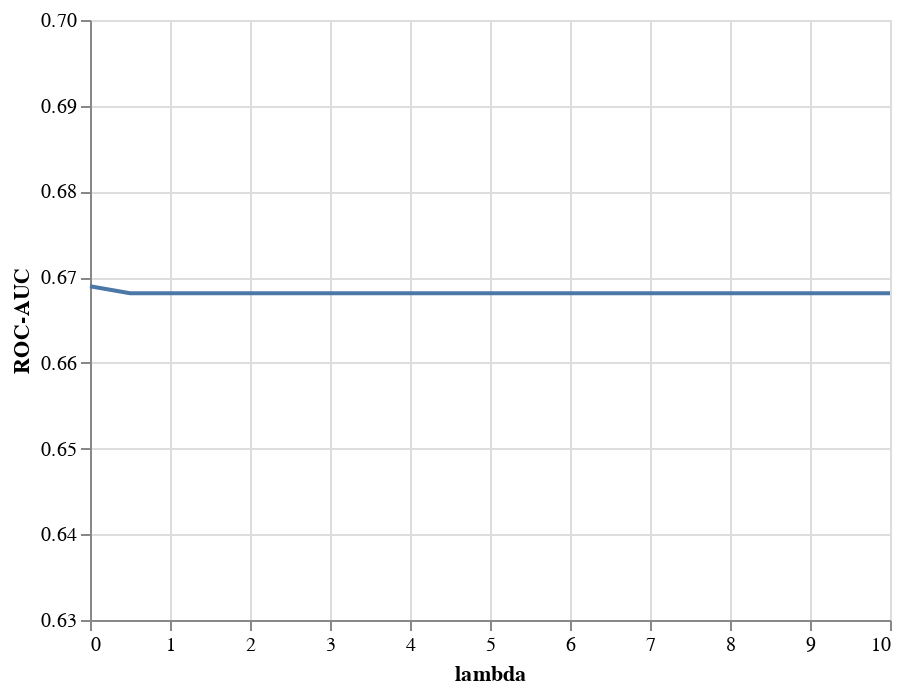

Notebook cell for this chart:
### Code cell
plot_parameter_tuning(random_svc_analysis.dev_set_analysis)

### Figure 1 — Vega-Lite specification as saved in the notebook (floating-point values rounded to 4 significant figures)
{"config": {"view": {"continuousWidth": 400, "continuousHeight": 300}}, "data": {"name": "data-803037ff50395c66e79f01c729ca7799"}, "mark": "line", "encoding": {"x": {"type": "quantitative", "field": "lambda"}, "y": {"type": "quantitative", "field": "ROC-AUC", "scale": {"domain": [0.63, 0.7]}}}, "$schema": "https://vega.github.io/schema/vega-lite/v4.8.1.json", "datasets": {"data-803037ff50395c66e79f01c729ca7799": [{"lambda": 0.0, "ROC-AUC": 0.6689}, {"lambda": 0.5, "ROC-AUC": 0.6681}, {"lambda": 1.0, "ROC-AUC": 0.6681}, {"lambda": 1.5, "ROC-AUC": 0.6681}, {"lambda": 2.0, "ROC-AUC": 0.6681}, {"lambda": 2.5, "ROC-AUC": 0.6681}, {"lambda": 3.0, "ROC-AUC": 0.6681}, {"lambda": 3.5, "ROC-AUC": 0.6681}, {"lambda": 4.0, "ROC-AUC": 0.6681}, {"lambda": 4.5, "ROC-AUC": 0.6681}, {"lambda": 5.0, "ROC-AUC": 0.6681}, {"lambda": 5.5, "ROC-AUC": 0.6681}, {"lambda": 6.0, "ROC-AUC": 0.6681}, {"lambda": 6.5, "ROC-AUC": 0.6681}, {"lambda": 7.0, "ROC-AUC": 0.6681}, {"lambda": 7.5, "ROC-AUC": 0.6681}, {"lambda": 8.0, "ROC-AUC": 0.6681}, {"lambda": 8.5, "ROC-AUC": 0.6681}, {"lambda": 9.0, "ROC-AUC": 0.6681}, {"lambda": 9.5, "ROC-AUC": 0.6681}, {"lambda": 10.0, "ROC-AUC": 0.6681}]}}
